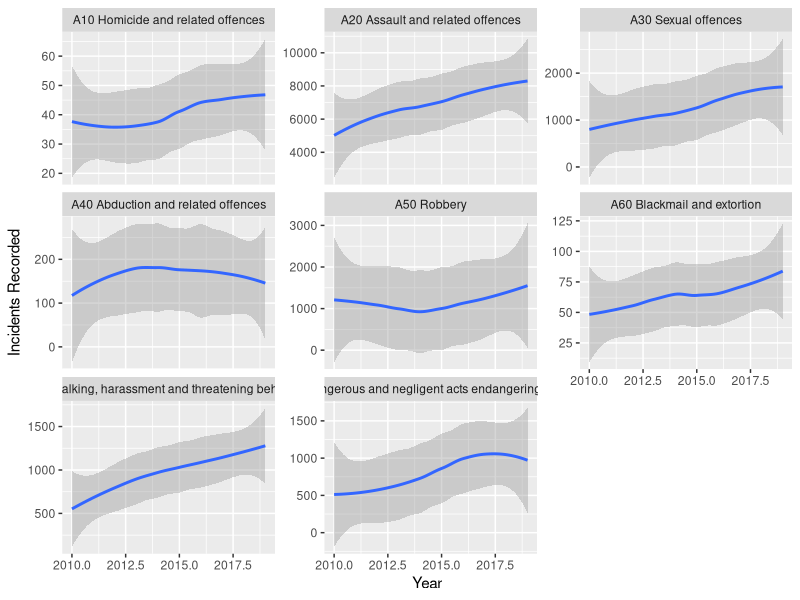

Write the R code that produced this figure.
## ---- chunk 1
library(tidyverse)
## ---- chunk 2
crime <- read_csv("Data_Tables_Criminal_Incidents_Visualisation_Year_Ending_December_2019.csv")
## ---- chunk 3
crime_against_the_person <- crime %>% 
  filter(`Offence Division`=="A Crimes against the person")

crime_against_the_person %>% 
  ggplot(aes(x=Year, y=`Incidents Recorded`))+
  geom_smooth()+
  facet_wrap(~`Offence Subdivision`, scale = "free_y")
